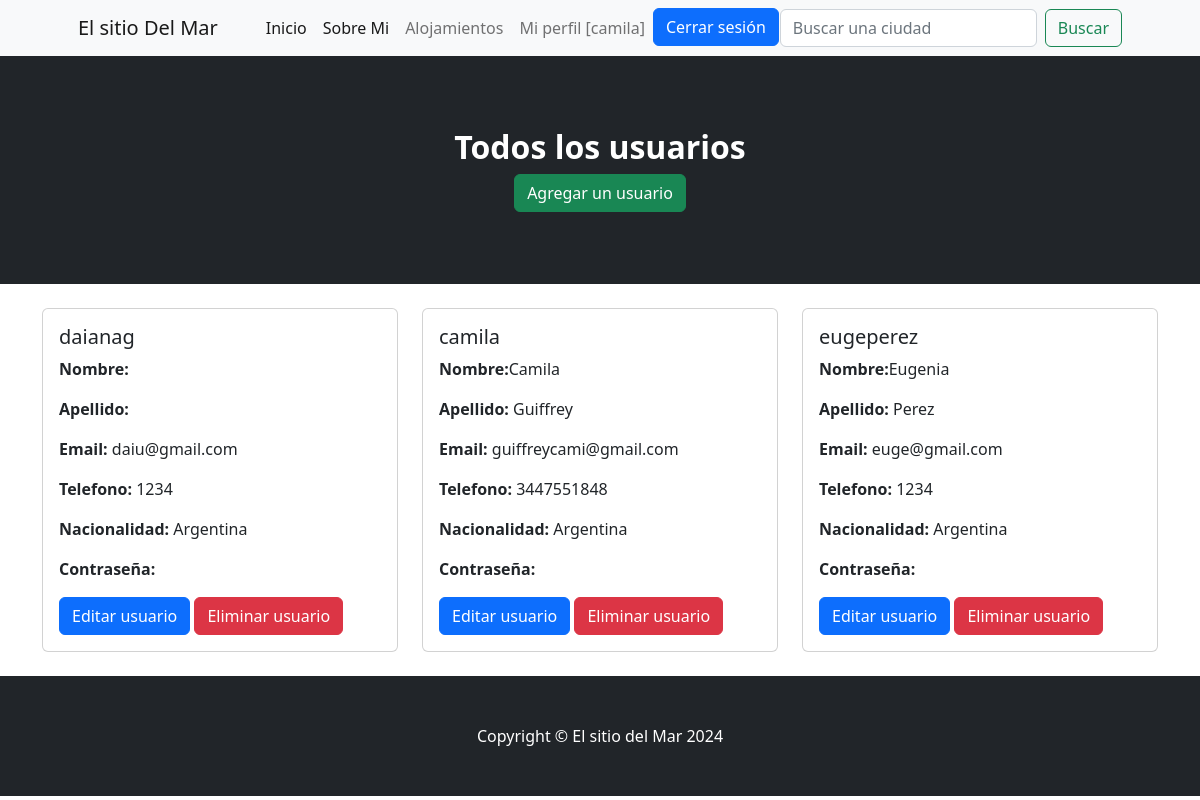
Page /todosLosUsuarios/ (signed in) on the committed database.
### aplicacion/models.py (models this page shows, shortened)
class Usuario(AbstractUser):
    nombre = models.CharField(max_length=100)
    apellido = models.CharField(max_length=100, default='')
    email = models.EmailField(unique=True)
    username = models.CharField(max_length=150, unique=True, default='')
    telefono = models.IntegerField(default=0)
    nacionalidad = models.CharField(max_length=100, default='')
    password = models.CharField(max_length=100, unique=True, default='')
    USERNAME_FIELD = 'username'

### aplicacion/views.py (the view)
# urls.py: path('todosLosUsuarios/', UsuarioList.as_view(), name="todosLosUsuarios"),
class UsuarioList(LoginRequiredMixin, ListView):
    model = Usuario

### aplicacion/templates/aplicacion/usuario_list.html
{% extends "aplicacion/index.html" %}
{% block header %}
<header class="bg-dark py-5">
    <div class="container px-3 px-lg-4 my-4">
        <div class="text-center text-white">
            <h2 class="display-7 fw-bolder"> Todos los usuarios </h2>
            <a href="{% url 'agregarUsuario' %}" class="btn btn-success">Agregar un usuario</a>
        </div>
    </div>
</header>
{% endblock header %}
{% block contenido %}
<div class="container">
    <div class="row mt-4">
        {% if object_list %}
            {% for usuario in object_list %}
                <div class="col-md-4 mb-4">
                    <div class="card">
                        <div class="card-body">
                            <h5 class="card-title">{{ usuario.username }}</h5>
                            <p class="card-text"><strong>Nombre:</strong>{{usuario.nombre }}</p>
                            <p class="card-text"><strong>Apellido:</strong> {{  usuario.apellido }}</p>
                            <p class="card-text"><strong>Email:</strong> {{ usuario.email }}</p>
                            <p class="card-text"><strong>Telefono:</strong> {{ usuario.telefono }}</p>
                            <p class="card-text"><strong>Nacionalidad:</strong> {{ usuario.nacionalidad }}</p>
                            <p class="card-text"><strong>Contraseña:</strong> {{ usuario.contraseña }}</p>
                            <a href="{% url 'actualizarUsuario' pk=usuario.pk %}" class="btn btn-primary">Editar usuario</a>
                            <a href="{% url 'eliminarUsuario' pk=usuario.pk %}" class="btn btn-danger">Eliminar usuario</a>
                        </div>
                    </div>
                </div>
            {% endfor %}
        {% else %}
        <p class="text-center"> Aún no hay usuarios disponibles.</p>
        {% endif %}
    </div>
</div>
{% endblock contenido %}

### aplicacion/templates/aplicacion/index.html (shortened to what this page needs)
<!DOCTYPE html>
<html lang="en">
    <head>
        {% load static %}
        <link href="https://cdn.jsdelivr.net/npm/bootstrap-icons@1.5.0/font/bootstrap-icons.css" rel="stylesheet" />
        <link href="{% static 'css/styles.css' %}" rel="stylesheet" />
    </head>
    <body>
        <nav class="navbar navbar-expand-lg navbar-light bg-light">
            <div class="container px-4 px-lg-5">
                <a class="navbar-brand" href="{% url 'home' %}">El sitio Del Mar</a>
                <div class="collapse navbar-collapse" id="navbarSupportedContent">
                    <ul class="navbar-nav me-auto mb-2 mb-lg-0 ms-lg-4">
                        {% if  user.is_authenticated %}
                            <li class="nav-item"><a class="nav-link active" aria-current="page" href="{% url 'home' %}">Inicio</a></li>
                            <li class="nav-item"><a class="nav-link active" aria-current="page" href="{% url 'about_me' %}">Sobre Mi</a></li>
                            <li class="nav-item"><a class="nav-link" href="{% url 'alojamiento'%}">Alojamientos</a></li>
                            <li class="nav-item"><a class="nav-link" href="{% url 'usuario' %}">Mi perfil [{{user.username}}]</a></li>
                            <li class="nav-item"> <a class="btn btn-primary" href="{% url 'logout' %}">Cerrar sesión</a></li>
                        {% endif %}
                    </ul>
                    <form class="d-flex" action="{% url 'encontrar_alojamiento' %}" method="GET">
                        <input class="form-control me-2" type="search" placeholder="Buscar una ciudad" aria-label="Buscar" name="buscar">
                        <button class="btn btn-outline-success" type="submit">Buscar</button>
                    </form>
                </div>
            </div>
        </nav>
        {% block header %}{% endblock header %}
        {% block contenido %}{% endblock contenido %}
        {% block footer %}
        <footer class="py-5 bg-dark">
            <div class="container"><p class="m-0 text-center text-white">Copyright &copy; El sitio del Mar 2024</p></div>
        </footer>
        {% endblock footer %}
    </body>
</html>

### rows in the picture
Usuario: username "camila", nombre "Camila", apellido "Guiffrey", email "guiffreycami@gmail.com", telefono "3447551848", nacionalidad "Argentina"
Usuario: username "daianag", email "daiu@gmail.com", telefono "1234", nacionalidad "Argentina"
Usuario: username "eugeperez", nombre "Eugenia", apellido "Perez", email "euge@gmail.com", telefono "1234", nacionalidad "Argentina"
